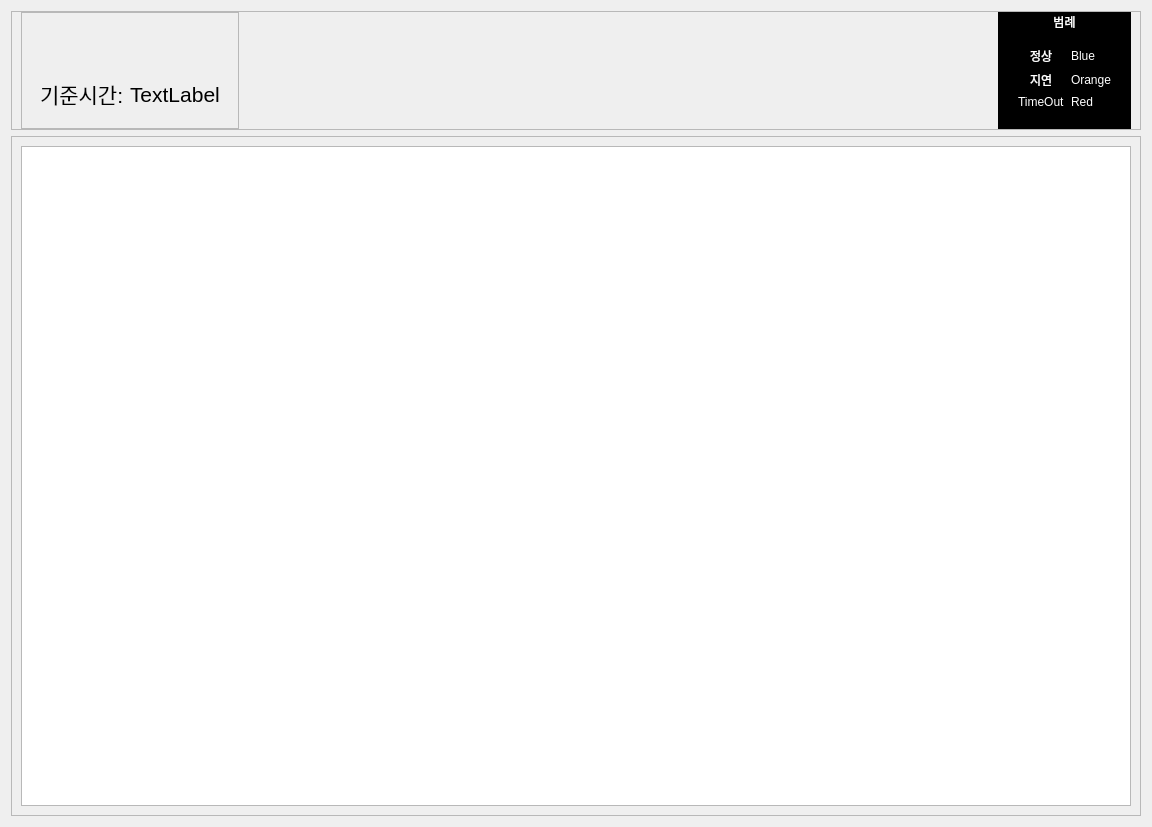
<?xml version="1.0" encoding="UTF-8"?>
<ui version="4.0">
 <class>Wid_ping_result</class>
 <widget class="QWidget" name="Wid_ping_result">
  <property name="geometry">
   <rect>
    <x>0</x>
    <y>0</y>
    <width>1152</width>
    <height>827</height>
   </rect>
  </property>
  <property name="windowTitle">
   <string>Form</string>
  </property>
  <layout class="QVBoxLayout" name="verticalLayout_3">
   <item>
    <widget class="QFrame" name="frame_2">
     <property name="sizePolicy">
      <sizepolicy hsizetype="Preferred" vsizetype="Fixed">
       <horstretch>0</horstretch>
       <verstretch>0</verstretch>
      </sizepolicy>
     </property>
     <property name="frameShape">
      <enum>QFrame::StyledPanel</enum>
     </property>
     <property name="frameShadow">
      <enum>QFrame::Raised</enum>
     </property>
     <layout class="QHBoxLayout" name="horizontalLayout">
      <property name="topMargin">
       <number>0</number>
      </property>
      <property name="bottomMargin">
       <number>0</number>
      </property>
      <item>
       <widget class="QFrame" name="frame_4">
        <property name="frameShape">
         <enum>QFrame::StyledPanel</enum>
        </property>
        <property name="frameShadow">
         <enum>QFrame::Raised</enum>
        </property>
        <layout class="QVBoxLayout" name="verticalLayout_4">
         <item>
          <spacer name="verticalSpacer">
           <property name="orientation">
            <enum>Qt::Vertical</enum>
           </property>
           <property name="sizeHint" stdset="0">
            <size>
             <width>20</width>
             <height>40</height>
            </size>
           </property>
          </spacer>
         </item>
         <item>
          <widget class="QFrame" name="frame_5">
           <property name="font">
            <font>
             <pointsize>11</pointsize>
            </font>
           </property>
           <property name="frameShape">
            <enum>QFrame::NoFrame</enum>
           </property>
           <property name="frameShadow">
            <enum>QFrame::Plain</enum>
           </property>
           <layout class="QHBoxLayout" name="horizontalLayout_2">
            <item>
             <widget class="QLabel" name="label_8">
              <property name="font">
               <font>
                <pointsize>16</pointsize>
               </font>
              </property>
              <property name="text">
               <string>기준시간:</string>
              </property>
             </widget>
            </item>
            <item>
             <widget class="QLabel" name="label_timestamp">
              <property name="font">
               <font>
                <pointsize>16</pointsize>
               </font>
              </property>
              <property name="text">
               <string>TextLabel</string>
              </property>
             </widget>
            </item>
           </layout>
          </widget>
         </item>
        </layout>
       </widget>
      </item>
      <item>
       <spacer name="horizontalSpacer">
        <property name="orientation">
         <enum>Qt::Horizontal</enum>
        </property>
        <property name="sizeHint" stdset="0">
         <size>
          <width>40</width>
          <height>20</height>
         </size>
        </property>
       </spacer>
      </item>
      <item>
       <widget class="QFrame" name="frame">
        <property name="styleSheet">
         <string notr="true">background-color:black;</string>
        </property>
        <property name="frameShape">
         <enum>QFrame::StyledPanel</enum>
        </property>
        <property name="frameShadow">
         <enum>QFrame::Raised</enum>
        </property>
        <layout class="QVBoxLayout" name="verticalLayout">
         <property name="topMargin">
          <number>0</number>
         </property>
         <item>
          <widget class="QLabel" name="label_7">
           <property name="styleSheet">
            <string notr="true">color:white;</string>
           </property>
           <property name="text">
            <string>범례</string>
           </property>
           <property name="alignment">
            <set>Qt::AlignCenter</set>
           </property>
          </widget>
         </item>
         <item>
          <widget class="QFrame" name="formFrame">
           <property name="frameShape">
            <enum>QFrame::Box</enum>
           </property>
           <layout class="QFormLayout" name="formLayout">
            <property name="labelAlignment">
             <set>Qt::AlignCenter</set>
            </property>
            <property name="formAlignment">
             <set>Qt::AlignCenter</set>
            </property>
            <item row="0" column="0">
             <widget class="QLabel" name="label">
              <property name="styleSheet">
               <string notr="true">color:white;</string>
              </property>
              <property name="frameShape">
               <enum>QFrame::NoFrame</enum>
              </property>
              <property name="text">
               <string>정상</string>
              </property>
             </widget>
            </item>
            <item row="0" column="1">
             <widget class="QLabel" name="label_2">
              <property name="styleSheet">
               <string notr="true">color:white;</string>
              </property>
              <property name="text">
               <string>Blue</string>
              </property>
             </widget>
            </item>
            <item row="1" column="0">
             <widget class="QLabel" name="label_3">
              <property name="styleSheet">
               <string notr="true">color:white;</string>
              </property>
              <property name="text">
               <string>지연</string>
              </property>
             </widget>
            </item>
            <item row="1" column="1">
             <widget class="QLabel" name="label_4">
              <property name="styleSheet">
               <string notr="true">color:white;</string>
              </property>
              <property name="text">
               <string>Orange</string>
              </property>
             </widget>
            </item>
            <item row="2" column="0">
             <widget class="QLabel" name="label_5">
              <property name="styleSheet">
               <string notr="true">color:white;</string>
              </property>
              <property name="text">
               <string>TimeOut</string>
              </property>
             </widget>
            </item>
            <item row="2" column="1">
             <widget class="QLabel" name="label_6">
              <property name="styleSheet">
               <string notr="true">color:white;</string>
              </property>
              <property name="text">
               <string>Red</string>
              </property>
             </widget>
            </item>
           </layout>
          </widget>
         </item>
        </layout>
       </widget>
      </item>
     </layout>
    </widget>
   </item>
   <item>
    <widget class="QFrame" name="frame_3">
     <property name="frameShape">
      <enum>QFrame::StyledPanel</enum>
     </property>
     <property name="frameShadow">
      <enum>QFrame::Raised</enum>
     </property>
     <layout class="QVBoxLayout" name="verticalLayout_2">
      <item>
       <widget class="QGraphicsView" name="graphicsView"/>
      </item>
     </layout>
    </widget>
   </item>
  </layout>
 </widget>
 <resources/>
 <connections/>
</ui>
